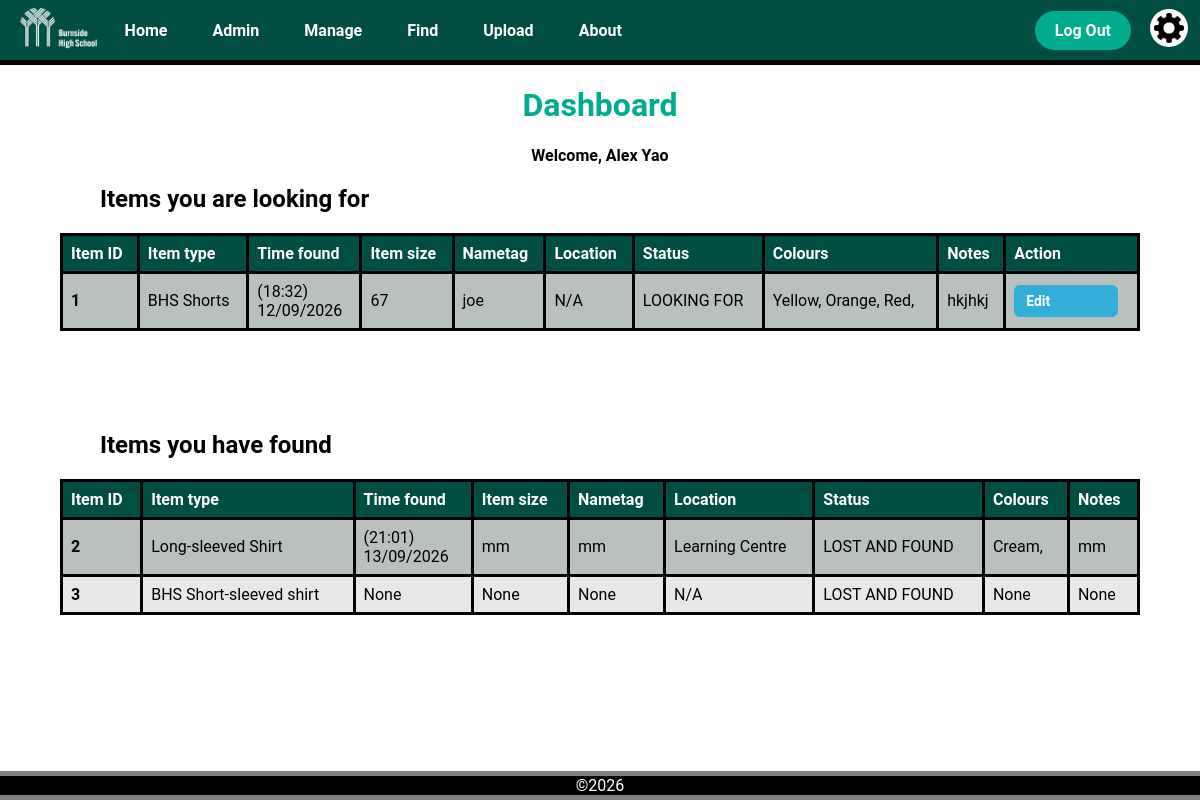
The page /dashboard (signed in) on the database its author committed.
### app.py (models this page shows)
class LostItem(db.Model):
    __tablename__ = 'lost_item'
    item_id = db.Column(db.Integer, primary_key=True)
    finder_id = db.Column(db.String(6), db.ForeignKey('user.user_id'))
    type_id = db.Column('item_type', db.Integer, db.ForeignKey('item_type.type_id'))
    time_found = db.Column(db.String(50))
    size = db.Column(db.String(50))
    nametag = db.Column(db.String(50))
    location = db.Column(db.Integer, db.ForeignKey('location.location_id'))
    status = db.Column(db.String(50))
    notes = db.Column(db.String(50))
    type = db.relationship('ItemType', backref='lost_items')
    place = db.relationship('Location', backref='lost_items')
    colours = db.relationship('Colour', secondary='lostitem_colour', backref='lost_items')
    @property
    def item_type(self):
        return self.type.name if self.type else None

class ItemType(db.Model):
    __tablename__ = 'item_type'
    type_id = db.Column(db.Integer, primary_key=True)
    name = db.Column(db.String(50))

class Location(db.Model):
    __tablename__ = 'location'
    location_id = db.Column(db.Integer, primary_key=True)
    name = db.Column(db.String(50))

class Colour(db.Model):
    __tablename__ = 'colour'
    colour_id = db.Column(db.Integer, primary_key=True)
    name = db.Column(db.String(50))

### app.py (the view)
@app.route('/dashboard', methods=['POST', 'GET'])
@login_required
def dashboard():
    lost_items = LostItem.query.filter_by(finder_id=current_user.school_code,
                                          status='LOOKING FOR').all()
    lost_and_found_items = LostItem.query.filter_by(finder_id=current_user.school_code,
                                                    status='LOST AND FOUND').all()
    for item in lost_items + lost_and_found_items:
        item.colour_names = [colour.name for colour in item.colours]
    name = f'{current_user.first_name} {current_user.last_name}'
    return render_template('dashboard.html',
                           title='Dashboard',
                           lost_items=lost_items,
                           lost_and_found_items=lost_and_found_items,
                           name=name)

### app.py (called while the page is built)
@login_manager.user_loader
def load_user(user_id):
    return User.query.get(int(user_id))

@app.context_processor
def inject_variables():
    return dict(show_footer=True,
                logged_in=current_user.is_authenticated,
                current_user_clearance=session.get('clearance'),
                min_time="2026-01-01T00:00",
                current_time=datetime.now().strftime("%Y-%m-%dT%H:%M")
                )

@app.before_request
def before_request():
    if request.endpoint in ['logout', 'static']:
        return
    if current_user.is_authenticated is True and current_user.clearance == 3:
        return render_template("error.html",
                               title="Forbidden",
                               error_title="Your account has been disabled",
                               error_message="Please contact an administrator")

### templates/dashboard.html (shortened to what this page needs)
{% extends "layout.html" %}
{% block content %}
<h1 class="title">
    Dashboard
</h1>
<div class="info_text">
  <p>Welcome, {{name}}</p>
</div>
<table class="item_info_table">
  <h2 class="sub_heading">Items you are looking for</h2>
    <tr>
      <th class="item_info_header">Item ID</th>
      <th class="item_info_header">Item type</th>
      <th class="item_info_header">Time found</th>
      <th class="item_info_header">Item size</th>
      <th class="item_info_header">Nametag</th>
      <th class="item_info_header">Location</th>
      <th class="item_info_header">Status</th>
      <th class="item_info_header">Colours</th>
      <th class="item_info_header">Notes</th>
      <th class="item_info_header">Action</th>
    </tr>
    {% for item in lost_items %}
    <tr class="item_info_row">
      <th>{{item.item_id}}</th>
      <td>{{item.item_type}}</td>
      <td>
        {% if item.time_found is not none %}
          ({{ item.time_found[11:16] }})<br>{{ item.time_found[8:10] }}/{{ item.time_found[5:7] }}/{{ item.time_found[0:4] }}
        {% else %}
          {{item.time_found}}
        {% endif %}
      </td>
      <td>{{item.size}}</td>
      <td>{{item.nametag}}</td>
      <td>{{item.place.name}}</td>
      <td>{{item.status}}</td>
      <td>
        {% if item.colour_names %}
            {% for colour in item.colour_names %}
              {{ colour }},
            {% endfor %}
        {% else %}
          None
        {% endif %}
      </td>
      <td>{{item.notes}}</td>
      <td class="edit_item_button"><a class='edit_button' href="/item/{{item.item_id}}">Edit</a></td>
    </tr>
    {% endfor %}
</table>
<table class="item_info_table">
  <h2 class="sub_heading">Items you have found</h2>
    <tr>
      <th class="item_info_header">Item ID</th>
      <th class="item_info_header">Item type</th>
      <th class="item_info_header">Time found</th>
      <th class="item_info_header">Item size</th>
      <th class="item_info_header">Nametag</th>
      <th class="item_info_header">Location</th>
      <th class="item_info_header">Status</th>
      <th class="item_info_header">Colours</th>
      <th class="item_info_header">Notes</th>
    </tr>
    {% for item in lost_and_found_items %}
    <tr class="item_info_row">
      <th>{{item.item_id}}</th>
      <td>{{item.item_type}}</td>
      <td>
        {% if item.time_found is not none %}
          ({{ item.time_found[11:16] }})<br>{{ item.time_found[8:10] }}/{{ item.time_found[5:7] }}/{{ item.time_found[0:4] }}
        {% else %}
          {{item.time_found}}
        {% endif %}
      </td>
      <td>{{item.size}}</td>
      <td>{{item.nametag}}</td>
      <td>{{item.place.name}}</td>
      <td>{{item.status}}</td>
      <td>
        {% if item.colour_names %}
            {% for colour in item.colour_names %}
              {{ colour }},
            {% endfor %}
        {% else %}
          None
        {% endif %}
      </td>
      <td>{{item.notes}}</td>
    </tr>
    {% endfor %}
</table>
{% endblock %}

### static/css/style.css (style rules this page uses)
body { background-color: white; font-family: "Roboto", sans-serif; margin: 0; padding: 0; color: black; min-height: 100vh; display: flex; flex-direction: column; }
.title { text-align: center; color: var(--bhs_turquoise); }
:root { --bhs_dark_green: #004e42; --dark-emerald: #0b6e4fff; --bhs_turquoise: #00ab8e; --soft-fawn: #ddb771ff; --transition-time: 0.3s; }
.edit_item_button { text-align: center; vertical-align: middle; padding: 10px; }
.edit_item_button a { display: inline-block; width: 80px; padding: 8px 12px; margin: 3px 0; border-radius: 6px; text-decoration: none; font-size: 14px; font-weight: 600; transition: 0.2s ease; }
.edit_button { background-color: rgb(49, 175, 217); color: white; }
.info_text { text-align: center; }
.info_text p { text-align: center; font-weight: bold; }
.sub_heading { text-align: left; color: black; margin-left: 100px; }
.item_info_table { border-collapse: collapse; width: 90%; margin: 0 auto 100px auto; text-align: left; color: black; border: 3px solid black; }
.item_info_table th { border: 3px solid black; text-align: left; padding: 8px; color: white; }
.item_info_table td { border: 3px solid black; text-align: left; padding: 8px; }
.item_info_header { background-color: var(--bhs_dark_green); }
.item_info_row:nth-child(odd) { background-color: rgb(233, 232, 232); }
.item_info_row:nth-child(even) { background-color: rgb(184, 193, 189); }
.item_info_row th { color: black; }

### rows shown on the page
LostItem: item_id "1", item_type "BHS Shorts", time_found "18:32", time_found "12", time_found "09", time_found "2026", size "67", nametag "joe", place.name "N/A", status "LOOKING FOR", notes "hkjhkj"
Colour: name "Yellow"
Colour: name "Orange"
Colour: name "Red"
LostItem: item_id "2", item_type "Long-sleeved Shirt", time_found "21:01", time_found "13", time_found "09", time_found "2026", size "mm", nametag "mm", place.name "Learning Centre", status "LOST AND FOUND", notes "mm"
Colour: name "Cream"
LostItem: item_id "3", item_type "BHS Short-sleeved shirt", time_found "None", size "None", nametag "None", place.name "N/A", status "LOST AND FOUND", notes "None"

### other values the page prints
{{ name }} "Alex Yao"
